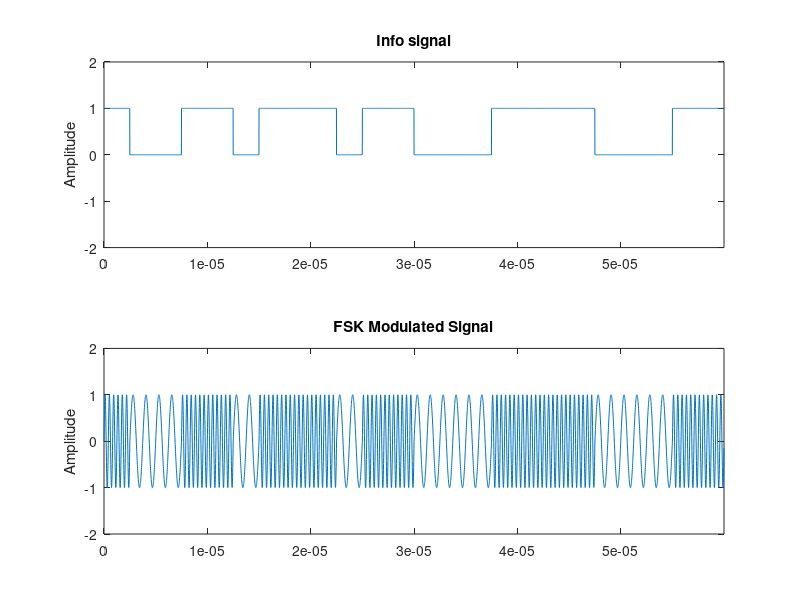

Recreate this plot in MATLAB.
%fsk.m
close all;
clear all;
bit_pattern=[ 1 0 0 1 1 0 1 1 1 0 1 1 0 0 0 1 1 1 1 0 0 0 1 1];
Cf0 = 0.8E6; % Carrier frequency to encode binary 0, 0.8 MHz;
Cf1 = 2.4E6; % Carrier frequency to encode binary 1, 2.4 MHz;
%We will represent the signal using samples taken at intervals of le−8 S
%i.e., a sampling frequency of 100 MHz
%and a bit rate of 400 kbps i.e. 250 samples per bit
delt=1E-8;
fs=1/delt;
samples_per_bit=250;
tmax = (samples_per_bit*length(bit_pattern)-1)*delt;
t = 0:delt:tmax; %time window we are interested in
%Generation of the binary info signal
bits=zeros(1,length(t));
for bit_no=1:1:length(bit_pattern)
    for sample=1:1:samples_per_bit
        bits((bit_no-1)*samples_per_bit+sample)=bit_pattern(bit_no);
    end
end
%See what it looks like
figure;
subplot(2,1,1); plot(t,bits);
ylabel ('Amplitude');
title ('Info signal');
axis([0 tmax -2 2]);
%FSK Modulation
FSK=[];
for bit_no=1:1:length(bit_pattern)
    if bit_pattern(bit_no)==1
        t_bit =(bit_no-1)*samples_per_bit*delt:delt:(bit_no*samples_per_bit-1)*delt;
        Wc=Cf1*2*pi*t_bit;
        mod=(1)*sin(Wc);
    elseif bit_pattern(bit_no)==0
        t_bit =(bit_no-1)*samples_per_bit*delt:delt:(bit_no*samples_per_bit-1)*delt;
        Wc=Cf0*2*pi*t_bit;
        mod=(1)*sin(Wc);
    end
    FSK=[FSK mod];
end
subplot(2,1,2); plot(t,FSK);
ylabel ('Amplitude');
title ('FSK Modulated Signal');
axis([0 tmax -2 2]);



